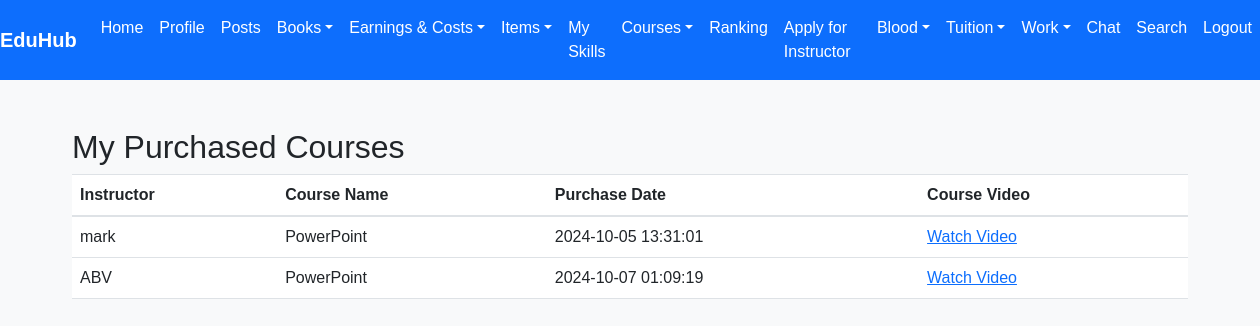
Screenshot of /my_courses.php (signed in) with the database file from the repository.
### tables this page shows
CREATE TABLE `purchased_courses` (
  `purchase_id` int(11) NOT NULL,
  `course_id` int(11) NOT NULL,
  `instructor_id` int(11) NOT NULL,
  `buyer_id` int(11) NOT NULL,
  `purchase_date` timestamp NOT NULL DEFAULT current_timestamp()
);

CREATE TABLE `instructors` (
  `instructor_id` int(11) NOT NULL,
  `student_id` int(11) DEFAULT NULL,
  `full_name` varchar(255) NOT NULL,
  `job_experience` text DEFAULT NULL,
  `available_courses` enum('PowerPoint','Word','Excel','Web Frontend','Web Backend','Web Fullstack','Electronics Projects') NOT NULL,
  `expected_money` decimal(10,2) NOT NULL,
  `class_hour` int(11) NOT NULL,
  `pdf_upload_path` varchar(255) DEFAULT NULL,
  `video_upload_path` varchar(255) DEFAULT NULL,
  `created_at` timestamp NOT NULL DEFAULT current_timestamp(),
  `status` enum('pending','approved','rejected') DEFAULT 'pending',
  `course_id` int(11) DEFAULT NULL
);

CREATE TABLE `courses` (
  `course_id` int(11) NOT NULL,
  `instructor_id` int(11) NOT NULL,
  `course_name` enum('PowerPoint','Word','Excel','Web Frontend','Web Backend','Web Fullstack','Electronics Projects') NOT NULL,
  `created_at` timestamp NOT NULL DEFAULT current_timestamp(),
  `student_id` int(11) NOT NULL,
  `price` decimal(10,2) DEFAULT NULL
);

### my_courses.php (the view, shortened to what this page needs)
<?php
include 'db_connect.php';
$logged_in_student_id = $_SESSION['student_id'];
$purchased_sql = "
SELECT i.full_name, c.course_name, p.purchase_date, i.video_upload_path
FROM purchased_courses p
JOIN courses c ON p.course_id = c.course_id
JOIN instructors i ON p.instructor_id = i.instructor_id
WHERE p.buyer_id = $logged_in_student_id
";
$purchased_result = $conn->query($purchased_sql);
?>
<!DOCTYPE html>
<html lang="en">
<head>
    <link rel="stylesheet" href="https://stackpath.bootstrapcdn.com/bootstrap/4.5.2/css/bootstrap.min.css">
</head>
<body>
<?php include 'navbar.php'; ?>
<div class="container mt-5">
    <h2>My Purchased Courses</h2>
    <table class="table">
        <thead>
            <tr>
                <th>Instructor</th>
                <th>Course Name</th>
                <th>Purchase Date</th>
                <th>Course Video</th>
            </tr>
        </thead>
        <tbody>
            <?php if ($purchased_result && $purchased_result->num_rows > 0): ?>
                <?php while ($row = $purchased_result->fetch_assoc()): ?>
                    <tr>
                        <td><?php echo htmlspecialchars($row['full_name']); ?></td>
                        <td><?php echo htmlspecialchars($row['course_name']); ?></td>
                        <td><?php echo htmlspecialchars($row['purchase_date']); ?></td>
                        <td><a href="<?php echo htmlspecialchars($row['video_upload_path']); ?>" target="_blank">Watch Video</a></td>
                    </tr>
                <?php endwhile; ?>
            <?php else: ?>
                <tr>
                    <td colspan="4">You have not purchased any courses yet.</td>
                </tr>
            <?php endif; ?>
        </tbody>
    </table>
</div>
</body>
</html>

### navbar.php (style rules this page uses)
body { font-family: Arial, sans-serif; background-color: #f8f9fa; }

### rows the page displays
purchased_courses: instructor.full_name "mark", course.course_name "PowerPoint", purchase_date "2024-10-05 13:31:01"
purchased_courses: instructor.full_name "ABV", course.course_name "PowerPoint", purchase_date "2024-10-07 01:09:19"
